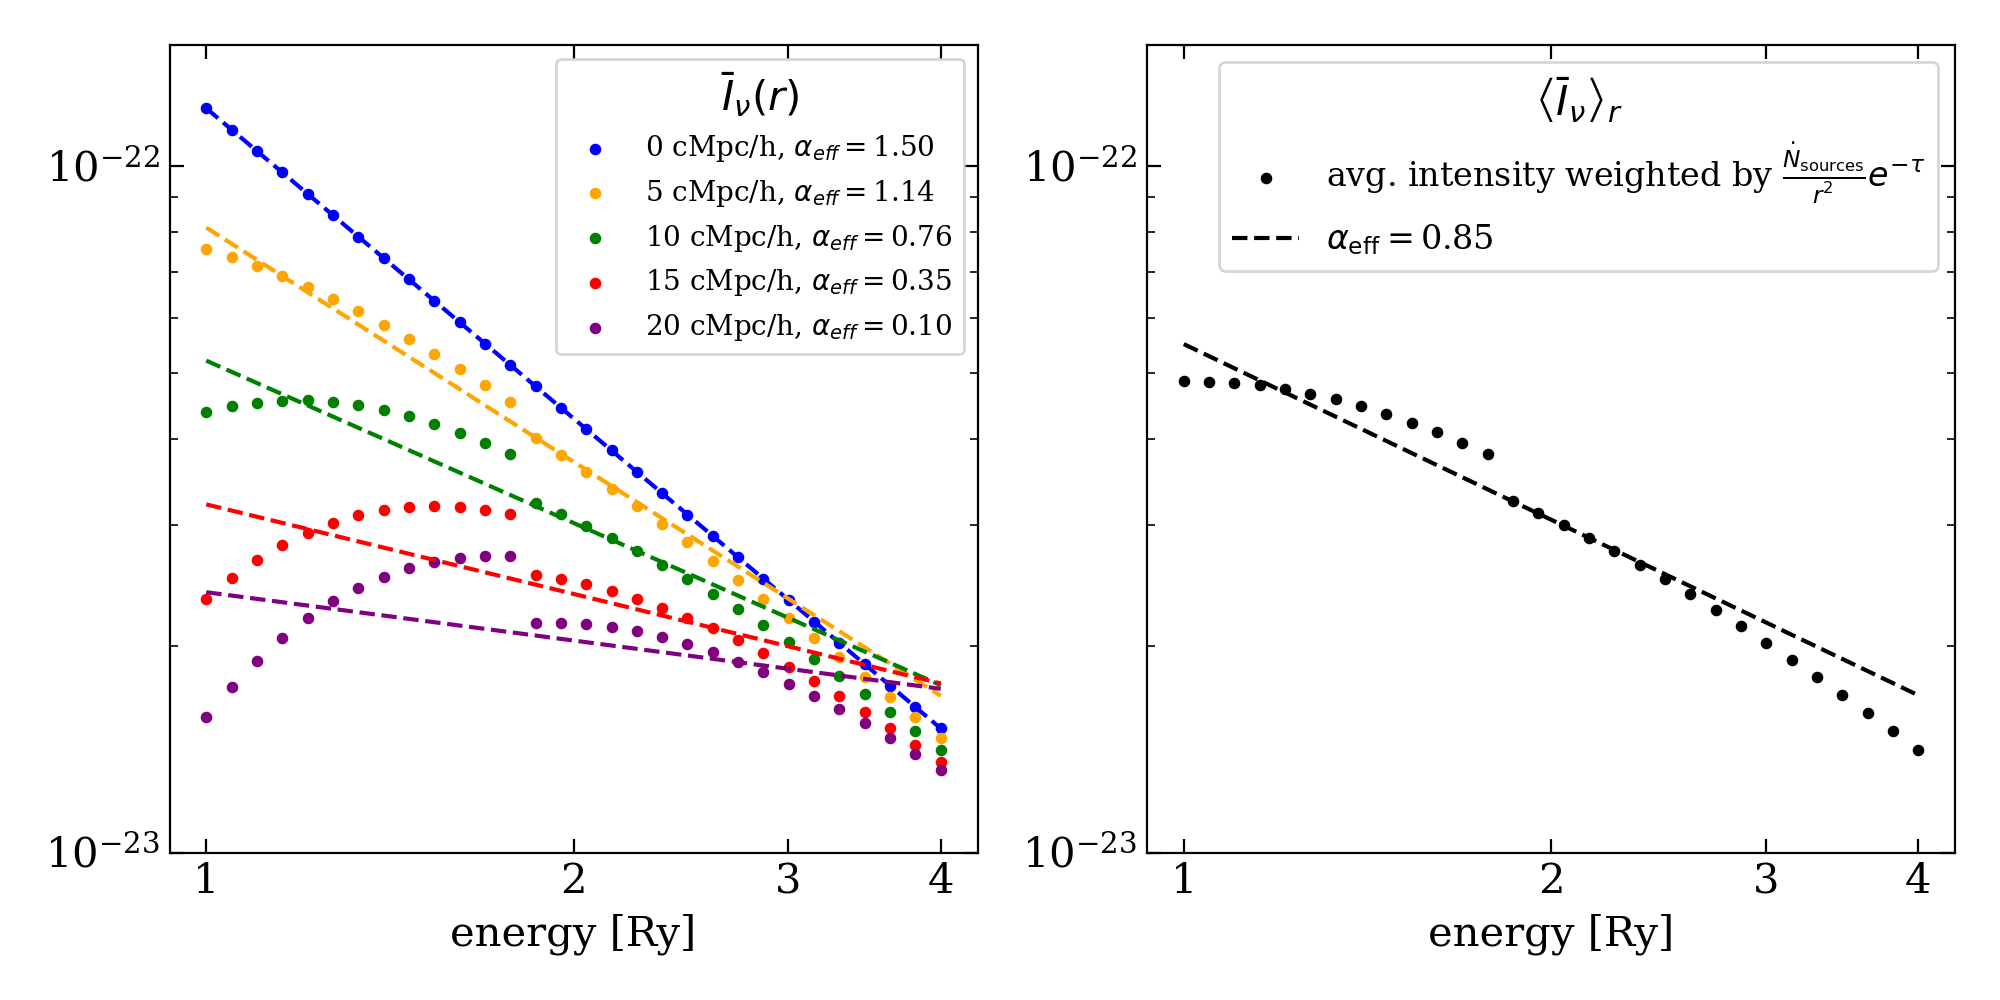

Reproduce this figure in Python.
import numpy as np
import matplotlib.pyplot as plt
import matplotlib
from scipy.optimize import curve_fit
import matplotlib.ticker as mticker
from scipy.optimize import fsolve


fontsize=15
tick_dir='out'
lw=1.5
major_tick_size = 5
minor_tick_size = 3
plt.rcParams['font.family'] = "serif"
plt.rcParams['lines.linewidth'] = lw
plt.rcParams['font.size'] = fontsize
plt.rcParams['xtick.direction'] = tick_dir
plt.rcParams['ytick.direction'] = tick_dir
plt.rcParams['xtick.major.size'] = major_tick_size
plt.rcParams['xtick.minor.size'] = minor_tick_size
plt.rcParams['ytick.major.size'] = major_tick_size
plt.rcParams['ytick.minor.size'] = minor_tick_size



beta = 2.75
def sigmaHI_over_sigmaHI0_numeric(nu):
    return (nu/nu_HI)**(-beta)
def sigma_over_sigmaHI0_analytic(alpha):
    num = alpha * (1 - 4**(-alpha-beta))
    den = (alpha + beta)*(1 - 4**(-alpha))
    return num/den
def find_root_sigma(alpha,*C):
    return sigma_over_sigmaHI0_analytic(alpha)-C

def get_spectral_index(I_nu_r,sigma_nu,lognu):
    avg_sigma = np.trapz(sigma_nu*I_nu_r,x=lognu)/np.trapz(I_nu_r,x=lognu) # find photon-averaged sigma
    alpha_calc = fsolve(func=find_root_sigma, x0=1.0,args=avg_sigma)[0]
    return alpha_calc

def get_tau_avg(r_cMpch,lambda_912): #both cMpc/h
    alpha=1.5
    beta=2.75
    beta_N = 1.6
    #lambda_912 = 16.6 #cMpc/h   #/0.67/(1+z) * cm_per_kpc * kpc_per_Mpc 
    kappa_912 = 1/lambda_912 #h/cMpc
    A = alpha/(alpha+beta)
    B = (1-4**(-alpha-beta*(beta_N-1))) / (1-4**(-alpha)) /(beta_N-1) 
    kappa_avg = kappa_912 * A * B 
    lambda_avg = 1/kappa_avg #cMpc/h
    return kappa_avg*r_cMpch #h/cMpc * cMpc/h = unitless. converting to proper is not necessary

def get_mean_bins(bins,num_bins,I_prime):
    means = []
    # Calculate the mean of I_prime for each bin
    for i in range(1, num_bins + 1):
        # Select the I_prime values that correspond to the current bin
        bin_mask = bins == i
        I_prime_in_bin = I_prime[bin_mask]

        # Calculate the mean of I_prime within the bin
        if len(I_prime_in_bin) > 0:
            mean_value = np.median(I_prime_in_bin)
        else:
            mean_value = np.nan  # Handle empty bins by setting mean as NaN
        # Store the mean value
        means.append(mean_value)
    return means

def power(x, b, c): #power law
    return b * x ** -c

file_path = "./ndot_catalog_062"
X = np.fromfile(file_path,dtype=np.float64)
N_sources = X.shape[0]//5 #5 columns, N_sources rows

# first 3 columns are for x,y,z coordinates. the 4th one is mass. the 5th one is for luminosity 
ndot_catalog = X.reshape((N_sources,5))
# ndot_subcat = ndot_catalog[:1000] #only subset because hard to visualize 2e+5 points at once
Ndot = ndot_catalog[:,4]
log_Ndot = np.log10(Ndot)
a = (log_Ndot-min(log_Ndot)+1e-2)
stdized_log_Ndot = a/max(a) #standardized logNdot

L_box = 40 #cMpc/h
x0,y0,z0 = 12,0.8,32
xc,yc,zc = 20,20,20
dx,dy,dz= xc-x0,yc-y0, zc-z0
#### shifting each coordinate so neutral island is in the center. If <0 or >L, the mod operator takes care of things
x = np.mod(ndot_catalog[:,0]+dx,L_box)
y = np.mod(ndot_catalog[:,1]+dy,L_box)
z = np.mod(ndot_catalog[:,2]+dz,L_box)

distances_cMpch = np.sqrt((x-xc)**2+(y-yc)**2+(z-zc)**2) #now Neutral island is at xc,yc,zc. Simple to find the distance.
distances_pMpc = distances_cMpch /0.68/(1+5.7)

num_bins = 100
min_dist = np.min(distances_cMpch)
max_dist = np.max(distances_cMpch)
binsize = (max_dist - min_dist)/num_bins
min_dist = 1
bin_edges = np.linspace(min_dist, max_dist, num_bins + 1)
bin_centers = np.linspace(min_dist+binsize/2,max_dist-binsize/2,num_bins)

bins = np.digitize(distances_cMpch, bin_edges)
# Initialize a list to store the mean of I_prime within each bin

tau_avg1 = 0
tau_avg2 = get_tau_avg(distances_cMpch,16.6) #kappa_avg*distances_cMpch
tau_avg3 = get_tau_avg(distances_cMpch,16.6-7.5) 
I_prime1 = ndot_catalog[:,4]/(distances_pMpc)**2 * np.exp(-tau_avg1)
I_prime2 = ndot_catalog[:,4]/(distances_pMpc)**2 * np.exp(-tau_avg2)
I_prime3 = ndot_catalog[:,4]/(distances_pMpc)**2 * np.exp(-tau_avg3)

means1 = np.array(get_mean_bins(bins,num_bins,I_prime1))
means2 = np.array(get_mean_bins(bins,num_bins,I_prime2))
means3 = np.array(get_mean_bins(bins,num_bins,I_prime3))

interp1 = np.poly1d(np.polyfit(bin_centers,np.log10(means1),5))
interp2 = np.poly1d(np.polyfit(bin_centers,np.log10(means2),5))
interp3 = np.poly1d(np.polyfit(bin_centers,np.log10(means3),5))
# p = np.poly1d(z)

plt.figure(figsize=(5,5))
# plt.scatter(distances_cMpch,I_prime,s=1,alpha=0.5)
plt.scatter(bin_centers,means1,s=5,label="lambda_912 = infinity",color='red')#"{:d} bins".format(num_bins))
plt.scatter(bin_centers,means2,s=5,label="lambda_912 = 16.6 cMpc/h",color='blue')#"{:d} bins".format(num_bins))
plt.scatter(bin_centers,means3,s=5,label="lambda_912 = 9.1 cMpc/h",color='green')#"{:d} bins".format(num_bins))
plt.plot(bin_centers,10**interp1(bin_centers),color='black',ls="--")
plt.plot(bin_centers,10**interp2(bin_centers),color='black',ls="--")
plt.plot(bin_centers,10**interp3(bin_centers),color='black',ls="--")

plt.xlabel("distance cMpc/h")
plt.ylabel(" Ndot exp[-tau] / r^2 ")
plt.yscale("log")
plt.xlim(0,20)
# plt.axvline(20,color='red')
plt.legend()
# plt.show()
plt.savefig("source_distribution_v2.pdf")
plt.close()

####################################################################################
### Use the interp2 for the weighting function since it has the shortest MFP ###
####################################################################################
Inu_avg = np.loadtxt("Inu_avg.txt")
alpha_r = np.loadtxt("alpha_stack.txt")[0]

N_nu = 30
h_eV = 4.135667e-15
nu_HI = 13.6/h_eV
nu = np.logspace(np.log10(nu_HI),np.log10(4*nu_HI),N_nu) #units of Hz
lognu = np.log(nu)

# R = 5.900
R = 5.5
N_r = 22000
R_cMpc_over_h = R*(1+5.7)*0.68
# N_r = 23600

spatial_fractions = np.array([0,0.2,0.4,0.6,0.8])
travel_dists = spatial_fractions*R_cMpc_over_h
spatial_idxs = np.asarray(spatial_fractions*N_r,int)
systematic_offset = np.max(alpha_r)-1.5
alpha_dists = np.array([alpha_r[i]-systematic_offset for i in spatial_idxs])

cell_size = R_cMpc_over_h/N_r
first_cell = int((1.5)/cell_size)
last_cell = int((20)/cell_size)
N_chunk = last_cell-first_cell
positions = np.linspace(1.5,20,N_chunk) #cMpc/h
source_distribution = interp2(positions)


unnormed_weighted_spectrum = np.sum(np.multiply(Inu_avg[first_cell:last_cell].T,source_distribution),axis=1)
weighted_spectrum = unnormed_weighted_spectrum/np.sum(source_distribution)
popt, pcov = curve_fit(power, nu, weighted_spectrum, p0=[1.0,1.0])
print(popt)


# sigma_nu = sigmaHI_over_sigmaHI0_numeric(nu)
# avg_sigma = np.trapz(sigma_nu*Inu_avg[0],x=lognu)/np.trapz(Inu_avg[0],x=lognu)
# alpha_calc = fsolve(func=find_root_sigma, x0=1.0,args=avg_sigma)[0] # find the root
# print(alpha_calc)

sigma_nu = sigmaHI_over_sigmaHI0_numeric(nu)
avg_sigma = np.trapz(sigma_nu*weighted_spectrum,x=lognu)/np.trapz(weighted_spectrum,x=lognu)
alpha_calc = fsolve(func=find_root_sigma, x0=1.0,args=avg_sigma)[0] - 0.01# find the root
print(alpha_calc)
# I_naught=9e-23
# I_test = popt[0]*(nu)**(-alpha_calc)


fig,ax = plt.subplots(nrows=1,ncols=2,figsize=(10,5))
ax[1].scatter(nu/nu_HI,weighted_spectrum,s=10,color='black',
	# label="average intensity weighted by source distribution")
	label=r"avg. intensity weighted by $\frac{\dot N_\mathrm{sources}}{r^2} e^{-\tau}$")

ax[1].plot(nu/nu_HI,power(nu, *popt),label=r"$\alpha_\mathrm{eff}=$"f"{popt[-1]:.2f}",color='black',ls='dashed')
print(np.abs(power(nu, *popt)-weighted_spectrum)/power(nu, *popt) *100)
# plt.plot(nu/nu_HI,Inu_avg[0],color='black',label="alpha=1.5")
# ax[1].plot(nu/nu_HI,I_test,color='purple')

colors=["blue","orange","green","red","purple"]
p0=[1.0,1.0]
for i in range(len(spatial_idxs)):
	idx = spatial_idxs[i]
	alpha_i = alpha_r[idx]-systematic_offset
	# def power2(x, a, b): #power law
	#     return a + b * x ** -alpha_i
	popt, pcov = curve_fit(power, nu, Inu_avg[idx], p0=p0)
	p0 = popt   
	ax[0].scatter(nu/nu_HI,Inu_avg[idx],s=10,color=colors[i],label=f"{travel_dists[i]:.0f} cMpc/h, "
		+r"$\alpha_{eff}=$"+f"{alpha_i:.2f}")
	ax[0].plot(nu/nu_HI,power(nu,*popt),color=colors[i],ls='--')

# idx = spatial_idxs[1]
# print(idx)
# def power2(x, a, b): #power law
# 	    return a + b * x ** (alpha_r[idx]-0.01)
# popt, pcov = curve_fit(power2, nu, Inu_avg[0], p0=[-1.23067516e-23,9.63707915e-08])
# plt.scatter(nu/nu_HI,power2(nu, *popt),label=f"alpha={alpha_r[idx]-0.01:.2f}",color=colors[0])
# print(power2(nu, *popt))
# I_naught = np.max(1.2e-22)
# I_test = I_naught*(nu/nu_HI)**(-alpha_dists[0])
# ax[0].plot(nu/nu_HI,I_test,color="blue",ls='--')

# I_naught = np.max(1.07e-22)
# I_test = I_naught*(nu/nu_HI)**(-alpha_dists[1])
# ax[0].plot(nu/nu_HI,I_test,color="orange",ls='--')

# I_naught = np.max(6.8e-23)
# I_test = I_naught*(nu/nu_HI)**(-alpha_dists[2])
# ax[0].plot(nu/nu_HI,I_test,color="green",ls='--')

# I_naught = np.max(5.1e-23)
# I_test = I_naught*(nu/nu_HI)**(-alpha_dists[3])
# ax[0].plot(nu/nu_HI,I_test,color="red",ls='--')

# I_naught = np.max(3.75e-23)
# I_test = I_naught*(nu/nu_HI)**(-alpha_dists[4])
# ax[0].plot(nu/nu_HI,I_test,color="purple",ls='--')

ax[0].set_xscale("log")
ax[0].set_yscale("log")
ax[1].set_xscale("log")
ax[1].set_yscale("log")


# ax[0].tick_params(top=True,right=True,labelbottom=False,which='both',direction='in')
# ax[1].set_xticks(direction='in')

ax[0].set_ylim(1.e-23,1.5e-22)
ax[1].set_ylim(1.e-23,1.5e-22)
xticks= [1,2,3,4]
xlabels = np.asarray(xticks,str)
# yticks = np.array([2,3,4,5,6,7,8,9,10])*1e-23
# ylabels = np.asarray(yticks*1e23,int)
# ax[1].set_yticks(ticks=yticks)
# ax[1].set_yticklabels(ylabels)
ax[0].set_xticks(ticks=xticks)
ax[0].set_xticklabels(xlabels)
ax[0].tick_params(top=True,right=True,which='both',direction='in')
ax[1].set_xticks(ticks=xticks)
ax[1].set_xticklabels(xlabels)
ax[1].tick_params(top=True,right=True,which='both',direction='in')


# ax[1].tick_params(labelbottom=False,which='both')
# ax.set_yticks(ticks=ticks)
# ax.set_yticklabels(labels)

# ax[1].xaxis.set_minor_formatter(mticker.ScalarFormatter())
# ax[1].xaxis.set_major_formatter(mticker.ScalarFormatter())
# ax[1].xaxis.get_major_formatter().set_scientific(False)
#"average intensity weighted by source distribution"
# ax[0].text(x=0.2,y=0.92,s=r"$I_\nu(r)$",bbox=dict(facecolor='white', alpha=0.8),
# 	transform=ax[0].transAxes,fontsize=15)
# ax[1].text(x=0.2,y=0.92,s=r"$\left<I_\nu\right>_r$",bbox=dict(facecolor='white', alpha=0.8),
# 	transform=ax[1].transAxes,fontsize=15)

	# s=r"$\alpha=${}, {}".format(alpha_list[j],reion_hist_list[j]),
 #        bbox=dict(facecolor='white', alpha=0.8),transform=ax[1][j+2].transAxes,color=color_list[j])
 #    im_list.append(im)
# ax[0].set_ylabel(r"$I_\nu(r)$")
# ax[1].set_ylabel(r"$\left<I_\nu\right>_r$")
# ax[0].set_ylabel(r"intensity $\times 10^{23}$")
# fig.supylabel(r'intensity [erg s$^{-1}$ cm$^{-2}$ sr$^{-1}$ Hz$^{-1}$]')
# ax[1].set_ylabel("intensity")
# ax[0].set_xlabel("energy [Ry]")
ax[0].set_xlabel("energy [Ry]")
ax[1].set_xlabel("energy [Ry]")
ax[0].legend(loc='upper right',title=r"$\bar I_\nu(r)$",title_fontsize=15,fontsize=10)
ax[1].legend(loc='upper right',title=r"$\left<\bar I_\nu\right>_r$",title_fontsize=15,fontsize=12)
plt.tight_layout()
plt.savefig("power_law_tests.png",dpi=200)
# plt.show()


# Inu_avg = np.loadtxt("Inu_avg.txt")
# h_eV = 4.135667e-15
# nu_HI = 13.6/h_eV
# beta=2.75
# R = 5.900 #pMpc
# R_cMpc_over_h = R*(1+5.7)*0.68
# N_r = 23600

# #user-input. (hopefully don't have to change this)
# N_nu = 30
# nu = np.logspace(np.log10(nu_HI),np.log10(4*nu_HI),N_nu) #units of Hz
# lognu = np.log(nu)


### scatter plot to check ###
# fig,ax = plt.subplots(1,figsize=(5,5))
# ax.scatter(x=x[:1000],
#            y=z[:1000],
#            #s=stdized_log_Ndot*50,
#            alpha=stdized_log_Ndot[:1000],
#            c=Ndot[:1000],cmap='inferno',norm=matplotlib.colors.LogNorm())
# ax.set_ylim(0,40)
# ax.set_xlim(0,40)
# ax.scatter(20,20,marker='*')
# plt.show()

### histogram of distances to check ###
# plt.figure(figsize=(6,4))
# plt.hist(distances_cMpch)
# plt.axvline(20,color='red')
# plt.xlabel("distance cMpc/h")
# plt.ylabel("number of sources")
# print("There are {:d} sources total.".format(len(distances_cMpch)))
# plt.show()


